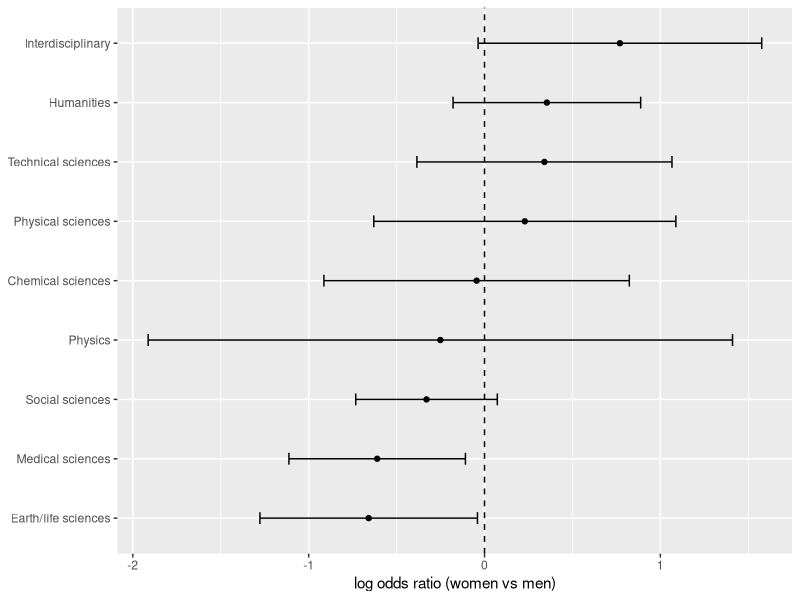

Source code (R):
## ---- chunk 1
library(dslabs)
library(dplyr)
library(ggplot2)
## ---- chunk 2
tab <- matrix(c(8, 9, 350, 150), nrow = 2, byrow = TRUE,
              dimnames = list(c("Olympics", "Regular"), c("Won", "Lost")))
tab
## ---- chunk 3
chisq.test(tab)
chisq.test(tab)$expected  
chisq.test(tab, correct = FALSE)
## ---- chunk 4
a <- 9; b <- 8; c <- 150; d <- 350  

or <- (a/b) / (c/d)
log_or <- log(or)
se <- sqrt(1/a+1/b+1/c+1/d)       
ci <- exp(log_or + c(-1, 1) * 1.96 * se)
or; se; ci
## ---- chunk 5
dat <- data.frame(olympics = c(1, 0), lost = c(9, 150), won  = c(8, 350))
fit <- glm(cbind(lost, won) ~ olympics, family = binomial, data = dat)
summary(fit)
## ---- chunk 6
exp(coef(fit))            
exp(confint.default(fit))
exp(confint(fit))  
## ---- chunk 7
data(research_funding_rates)
names(research_funding_rates)
## ---- chunk 8
rf <- research_funding_rates |>
  mutate(no_men   = applications_men - awards_men,
         no_women = applications_women - awards_women,
         log_or = log((awards_women / no_women) / (awards_men / no_men)),
         se     = sqrt(1/awards_women + 1/no_women + 1/awards_men + 1/no_men),
         lower  = log_or - 1.96 * se,
         upper  = log_or + 1.96 * se) |>
  select(discipline, log_or, se, lower, upper)
rf
## ---- chunk 9
library(ggplot2)
rf |>
  mutate(discipline = reorder(discipline, log_or)) |>
  ggplot(aes(x = discipline, y = log_or, ymin = lower, ymax = upper)) +
  geom_point() +
  geom_errorbar(width = 0.2) +
  geom_hline(yintercept = 0, linetype = "dashed") +
  coord_flip() +
  labs(x = NULL, y = "log odds ratio (women vs men)")
